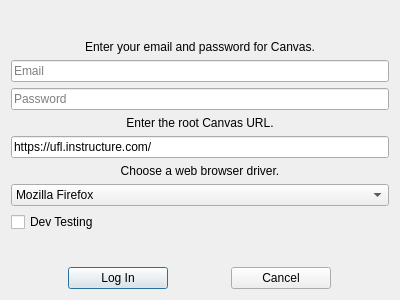
<?xml version="1.0" encoding="UTF-8"?>
<ui version="4.0">
 <class>LoginBox</class>
 <widget class="QDialog" name="LoginBox">
  <property name="geometry">
   <rect>
    <x>0</x>
    <y>0</y>
    <width>400</width>
    <height>300</height>
   </rect>
  </property>
  <property name="windowTitle">
   <string>Log In</string>
  </property>
  <layout class="QVBoxLayout" name="verticalLayout">
   <item>
    <spacer name="verticalSpacer_2">
     <property name="orientation">
      <enum>Qt::Vertical</enum>
     </property>
     <property name="sizeHint" stdset="0">
      <size>
       <width>20</width>
       <height>40</height>
      </size>
     </property>
    </spacer>
   </item>
   <item>
    <widget class="QLabel" name="label">
     <property name="text">
      <string>Enter your email and password for Canvas.</string>
     </property>
     <property name="alignment">
      <set>Qt::AlignCenter</set>
     </property>
    </widget>
   </item>
   <item>
    <widget class="QLineEdit" name="lineEmail">
     <property name="placeholderText">
      <string>Email</string>
     </property>
    </widget>
   </item>
   <item>
    <widget class="QLineEdit" name="linePw">
     <property name="echoMode">
      <enum>QLineEdit::Password</enum>
     </property>
     <property name="placeholderText">
      <string>Password</string>
     </property>
    </widget>
   </item>
   <item>
    <widget class="QLabel" name="label_3">
     <property name="toolTip">
      <string>A headless driver will not be visible at any time.</string>
     </property>
     <property name="text">
      <string>Enter the root Canvas URL.</string>
     </property>
     <property name="alignment">
      <set>Qt::AlignCenter</set>
     </property>
    </widget>
   </item>
   <item>
    <widget class="QLineEdit" name="lineURL">
     <property name="text">
      <string>https://ufl.instructure.com/</string>
     </property>
     <property name="placeholderText">
      <string/>
     </property>
    </widget>
   </item>
   <item>
    <widget class="QLabel" name="label_2">
     <property name="toolTip">
      <string>A headless driver will not be visible at any time.</string>
     </property>
     <property name="text">
      <string>Choose a web browser driver.</string>
     </property>
     <property name="alignment">
      <set>Qt::AlignCenter</set>
     </property>
    </widget>
   </item>
   <item>
    <widget class="QComboBox" name="cmbDriver">
     <item>
      <property name="text">
       <string>Mozilla Firefox</string>
      </property>
     </item>
     <item>
      <property name="text">
       <string>Google Chrome</string>
      </property>
     </item>
    </widget>
   </item>
   <item>
    <widget class="QCheckBox" name="cbDev">
     <property name="text">
      <string>Dev Testing</string>
     </property>
    </widget>
   </item>
   <item>
    <spacer name="verticalSpacer">
     <property name="orientation">
      <enum>Qt::Vertical</enum>
     </property>
     <property name="sizeHint" stdset="0">
      <size>
       <width>20</width>
       <height>40</height>
      </size>
     </property>
    </spacer>
   </item>
   <item>
    <layout class="QHBoxLayout" name="horizontalLayout">
     <item>
      <widget class="QPushButton" name="btnLogin">
       <property name="sizePolicy">
        <sizepolicy hsizetype="Minimum" vsizetype="Fixed">
         <horstretch>0</horstretch>
         <verstretch>0</verstretch>
        </sizepolicy>
       </property>
       <property name="maximumSize">
        <size>
         <width>100</width>
         <height>16777215</height>
        </size>
       </property>
       <property name="text">
        <string>Log In</string>
       </property>
      </widget>
     </item>
     <item>
      <widget class="QPushButton" name="btnCancel">
       <property name="maximumSize">
        <size>
         <width>100</width>
         <height>16777215</height>
        </size>
       </property>
       <property name="text">
        <string>Cancel</string>
       </property>
      </widget>
     </item>
    </layout>
   </item>
  </layout>
 </widget>
 <resources/>
 <connections/>
</ui>
